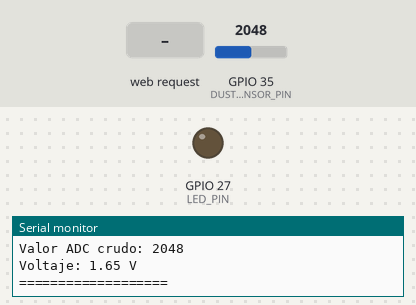
A sketch run on a simulated ESP32. Parts: output pins drawn as LEDs (lit = HIGH), the last lines printed to the serial monitor. The test bench sets the inputs (shaded band); at power-on: GPIO 35 (DUST_SENSOR_PIN) = 2048 (analog values on the 0–4095 scale). WiFi joins after 1.5 s; servers stay silent unless stated.

Above: at 4.7 s.
4.8 s: HTTP request GET /api/sensor received
At 4.88 s:
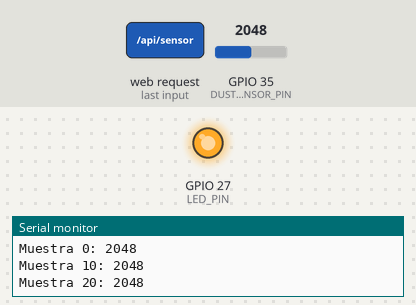
Timing chart, 0 to 7.8 s (numbered marks = the images above; inputs shaded):
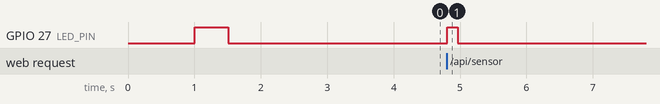

The sketch:

ESP32_GP2Y1010_DustSensor.ino
```cpp
#include <WiFi.h>
#include <WebServer.h>

// ========== CONFIGURACIÓN DE RED ==========
const char* ssid = "TU_SSID";           // Cambiar con tu red WiFi
const char* password = "TU_PASSWORD";   // Cambiar con tu contraseña

// ========== CONFIGURACIÓN DE PINES ==========
const int DUST_SENSOR_PIN = 35;  // GPIO 35 para la señal analógica del sensor
const int LED_PIN = 27;           // GPIO 27 para el LED digital

// ========== CONFIGURACIÓN DEL SENSOR ==========
const int SAMPLE_TIME = 280;      // Tiempo de lectura en ms
const int WAIT_TIME = 40;         // Tiempo de espera en ms
const float VOLTAGE_REF = 3.3;    // Voltaje de referencia del ADC (3.3V para ESP32)
const int ADC_MAX = 4095;         // Resolución máxima del ADC (12 bits)

// ========== VARIABLES GLOBALES ==========
WebServer server(80);
float dustDensity = 0.0;
float voltage = 0.0;
int rawADC = 0;
unsigned long lastDisplayTime = 0;
unsigned long lastDebugTime = 0;
const unsigned long DISPLAY_INTERVAL = 10000; // Mostrar IP cada 10 segundos
const unsigned long DEBUG_INTERVAL = 2000;    // Debug cada 2 segundos

// ========== FUNCIÓN PARA LEER EL SENSOR ==========
void readDustSensor() {
  Serial.println("\n--- Iniciando lectura del sensor ---");

  // Encender LED
  digitalWrite(LED_PIN, HIGH);
  Serial.println("LED ENCENDIDO");
  delay(10);

  // Esperar a que se estabilice
  delay(WAIT_TIME);
  Serial.print("Esperado: ");
  Serial.print(WAIT_TIME);
  Serial.println(" ms");

  // Leer múltiples muestras y promediar
  long sumValue = 0;
  int numSamples = 100;

  Serial.print("Leyendo ");
  Serial.print(numSamples);
  Serial.println(" muestras del ADC...");

  for (int i = 0; i < numSamples; i++) {
    int lectura = analogRead(DUST_SENSOR_PIN);
    sumValue += lectura;

    // Mostrar cada 10 muestras
    if (i % 10 == 0) {
      Serial.print("Muestra ");
      Serial.print(i);
      Serial.print(": ");
      Serial.println(lectura);
    }
    delay(1);
  }

  rawADC = sumValue / numSamples;

  Serial.print("Valor ADC promedio: ");
  Serial.println(rawADC);

  // Apagar LED
  digitalWrite(LED_PIN, LOW);
  Serial.println("LED APAGADO");

  // Convertir lectura ADC a voltaje
  voltage = (rawADC / (float)ADC_MAX) * VOLTAGE_REF;

  Serial.print("Voltaje calculado: ");
  Serial.print(voltage);
  Serial.println(" V");

  // Convertir voltaje a densidad de polvo (µg/m³)
  // Fórmula del fabricante: densidad = (voltage - Vref) / 0.005
  // Vref típicamente es 0.8V
  float Vref = 0.8;
  dustDensity = (voltage - Vref) / 0.005;

  Serial.print("Vref: ");
  Serial.print(Vref);
  Serial.println(" V");
  Serial.print("Densidad de polvo: ");
  Serial.print(dustDensity);
  Serial.println(" µg/m³");

  // Asegurar que no sea negativo
  if (dustDensity < 0) {
    Serial.println("Valor negativo detectado, ajustando a 0");
    dustDensity = 0;
  }

  Serial.println("--- Lectura completada ---\n");
}

// ========== PÁGINA WEB PRINCIPAL ==========
void handleRoot() {
  String html = "<!DOCTYPE html>"
    "<html lang=\"es\">"
    "<head>"
    "<meta charset=\"UTF-8\">"
    "<meta name=\"viewport\" content=\"width=device-width, initial-scale=1.0\">"
    "<title>Monitor de Polvo - GP2Y1010</title>"
    "<style>"
    "* { margin: 0; padding: 0; box-sizing: border-box; }"
    "body { font-family: 'Segoe UI', Tahoma, Geneva, Verdana, sans-serif; background: linear-gradient(135deg, #667eea 0%, #764ba2 100%); min-height: 100vh; display: flex; justify-content: center; align-items: center; padding: 20px; }"
    ".container { background: white; border-radius: 15px; box-shadow: 0 20px 60px rgba(0, 0, 0, 0.3); padding: 40px; max-width: 500px; width: 100%; }"
    "h1 { text-align: center; color: #333; margin-bottom: 10px; font-size: 28px; }"
    ".subtitle { text-align: center; color: #666; margin-bottom: 30px; font-size: 14px; }"
    ".sensor-card { background: linear-gradient(135deg, #667eea 0%, #764ba2 100%); border-radius: 10px; padding: 30px; color: white; margin-bottom: 20px; text-align: center; }"
    ".metric { margin-bottom: 20px; }"
    ".metric-label { font-size: 14px; opacity: 0.9; margin-bottom: 8px; text-transform: uppercase; letter-spacing: 1px; }"
    ".metric-value { font-size: 48px; font-weight: bold; font-family: 'Courier New', monospace; }"
    ".metric-unit { font-size: 18px; opacity: 0.9; margin-left: 8px; }"
    ".debug-box { background: #f5f5f5; border-left: 4px solid #ff9800; padding: 15px; margin-bottom: 20px; border-radius: 5px; font-family: monospace; font-size: 12px; }"
    ".debug-label { font-weight: bold; color: #333; }"
    ".debug-value { color: #666; }"
    ".info-box { background: #f5f5f5; border-left: 4px solid #667eea; padding: 15px; margin-bottom: 20px; border-radius: 5px; }"
    ".info-box-title { font-weight: bold; color: #333; margin-bottom: 5px; }"
    ".info-box-content { color: #666; font-size: 14px; line-height: 1.6; }"
    ".status-indicator { display: inline-block; width: 12px; height: 12px; border-radius: 50%; margin-right: 8px; animation: pulse 2s infinite; }"
    ".status-good { background-color: #4caf50; }"
    ".status-moderate { background-color: #ff9800; }"
    ".status-poor { background-color: #f44336; }"
    "@keyframes pulse { 0%, 100% { opacity: 1; } 50% { opacity: 0.5; } }"
    ".update-btn { width: 100%; padding: 12px; background: linear-gradient(135deg, #667eea 0%, #764ba2 100%); color: white; border: none; border-radius: 5px; font-size: 16px; cursor: pointer; transition: transform 0.2s; }"
    ".update-btn:hover { transform: translateY(-2px); }"
    ".update-btn:active { transform: translateY(0); }"
    ".last-update { text-align: center; color: #999; font-size: 12px; margin-top: 15px; }"
    ".quality-bar { width: 100%; height: 8px; background: #ddd; border-radius: 10px; margin-top: 15px; overflow: hidden; }"
    ".quality-bar-fill { height: 100%; background: linear-gradient(90deg, #4caf50, #ff9800, #f44336); width: 0%; transition: width 0.5s ease; }"
    "</style>"
    "</head>"
    "<body>"
    "<div class=\"container\">"
    "<h1>Monitor de Polvo</h1>"
    "<p class=\"subtitle\">Sensor GP2Y1010 en ESP32</p>"
    "<div class=\"sensor-card\">"
    "<div class=\"metric\">"
    "<div class=\"metric-label\">Densidad de Polvo</div>"
    "<div class=\"metric-value\" id=\"dustValue\">--</div>"
    "<div class=\"metric-unit\">µg/m³</div>"
    "</div>"
    "<div class=\"metric\">"
    "<div class=\"metric-label\">Voltaje del Sensor</div>"
    "<div style=\"font-size: 28px; font-weight: bold;\">"
    "<span id=\"voltageValue\">--</span>"
    "<span class=\"metric-unit\" style=\"font-size: 14px;\">V</span>"
    "</div>"
    "</div>"
    "</div>"
    "<div class=\"debug-box\">"
    "<div class=\"debug-label\">DEBUG - Valor ADC crudo:</div>"
    "<div class=\"debug-value\" id=\"adcValue\">0</div>"
    "<div class=\"debug-label\" style=\"margin-top: 10px;\">Estado del LED:</div>"
    "<div class=\"debug-value\" id=\"ledStatus\">Verificando...</div>"
    "</div>"
    "<div id=\"qualityStatus\" class=\"info-box\">"
    "<div class=\"info-box-title\">"
    "<span class=\"status-indicator status-good\" id=\"statusIndicator\"></span>"
    "Calidad del Aire"
    "</div>"
    "<div class=\"info-box-content\" id=\"qualityText\">Cargando datos...</div>"
    "<div class=\"quality-bar\">"
    "<div class=\"quality-bar-fill\" id=\"qualityBar\"></div>"
    "</div>"
    "</div>"
    "<button class=\"update-btn\" onclick=\"updateData()\">Actualizar Ahora</button>"
    "<div class=\"last-update\" id=\"lastUpdate\">Última actualización: --</div>"
    "</div>"
    "<script>"
    "let updateInterval;"
    "function updateData() {"
    "fetch('/api/sensor')"
    ".then(response => response.json())"
    ".then(data => {"
    "document.getElementById('dustValue').textContent = data.dust.toFixed(2);"
    "document.getElementById('voltageValue').textContent = data.voltage.toFixed(2);"
    "document.getElementById('adcValue').textContent = data.rawADC;"
    "document.getElementById('ledStatus').textContent = data.ledStatus;"
    "const now = new Date();"
    "document.getElementById('lastUpdate').textContent = 'Última actualización: ' + now.toLocaleTimeString('es-ES');"
    "updateQualityStatus(data.dust);"
    "})"
    ".catch(error => console.error('Error:', error));"
    "}"
    "function updateQualityStatus(dustValue) {"
    "let status, text, percentage, indicatorClass;"
    "if (dustValue < 50) {"
    "status = 'Excelente';"
    "text = 'La calidad del aire es excelente';"
    "percentage = (dustValue / 50) * 25;"
    "indicatorClass = 'status-good';"
    "} else if (dustValue < 100) {"
    "status = 'Bueno';"
    "text = 'La calidad del aire es buena';"
    "percentage = 25 + ((dustValue - 50) / 50) * 25;"
    "indicatorClass = 'status-good';"
    "} else if (dustValue < 150) {"
    "status = 'Moderado';"
    "text = 'La calidad del aire es moderada. Se recomienda precaución.';"
    "percentage = 50 + ((dustValue - 100) / 50) * 25;"
    "indicatorClass = 'status-moderate';"
    "} else {"
    "status = 'Pobre';"
    "text = 'La calidad del aire es pobre. Se recomienda usar mascarilla.';"
    "percentage = 75 + ((dustValue - 150) / 150) * 25;"
    "indicatorClass = 'status-poor';"
    "}"
    "const qualityText = document.getElementById('qualityText');"
    "qualityText.innerHTML = '<strong>' + status + '</strong><br>' + text;"
    "const indicator = document.getElementById('statusIndicator');"
    "indicator.className = 'status-indicator ' + indicatorClass;"
    "const bar = document.getElementById('qualityBar');"
    "bar.style.width = Math.min(percentage, 100) + '%';"
    "}"
    "window.onload = function() {"
    "updateData();"
    "updateInterval = setInterval(updateData, 5000);"
    "};"
    "window.onbeforeunload = function() {"
    "clearInterval(updateInterval);"
    "};"
    "</script>"
    "</body>"
    "</html>";

  server.send(200, "text/html; charset=utf-8", html);
}

// ========== API JSON PARA DATOS DEL SENSOR ==========
void handleSensorAPI() {
  readDustSensor();

  String ledStatus = (digitalRead(LED_PIN) == HIGH) ? "ENCENDIDO" : "APAGADO";

  String json = "{";
  json += "\"dust\":" + String(dustDensity, 2) + ",";
  json += "\"voltage\":" + String(voltage, 2) + ",";
  json += "\"rawADC\":" + String(rawADC) + ",";
  json += "\"ledStatus\":\"" + ledStatus + "\",";
  json += "\"timestamp\":" + String(millis());
  json += "}";

  server.send(200, "application/json; charset=utf-8", json);
}

// ========== CONFIGURACIÓN WIFI ==========
void setupWiFi() {
  Serial.println("\n\n========== INICIALIZANDO ESP32 ==========");
  Serial.println("Conectando a WiFi...");
  Serial.print("SSID: ");
  Serial.println(ssid);

  WiFi.mode(WIFI_STA);
  WiFi.begin(ssid, password);

  int attempts = 0;
  while (WiFi.status() != WL_CONNECTED && attempts < 20) {
    delay(500);
    Serial.print(".");
    attempts++;
  }

  Serial.println();

  if (WiFi.status() == WL_CONNECTED) {
    Serial.println("Conexion WiFi exitosa!");
    Serial.print("IP Address: ");
    Serial.println(WiFi.localIP());
    Serial.print("SSID: ");
    Serial.println(WiFi.SSID());
  } else {
    Serial.println("Error: No se pudo conectar a WiFi");
  }
}

// ========== CONFIGURACIÓN DEL SERVIDOR WEB ==========
void setupWebServer() {
  server.on("/", handleRoot);
  server.on("/api/sensor", handleSensorAPI);

  server.onNotFound([]() {
    server.send(404, "text/plain", "404 - Pagina no encontrada");
  });

  server.begin();
  Serial.println("Servidor web iniciado en el puerto 80");
}

// ========== SETUP ==========
void setup() {
  // Inicializar comunicación serial
  Serial.begin(115200);
  delay(1000);

  Serial.println("\n\n========== CONFIGURANDO PINES ==========");

  // Configurar pines
  pinMode(DUST_SENSOR_PIN, INPUT);
  pinMode(LED_PIN, OUTPUT);
  digitalWrite(LED_PIN, LOW);

  Serial.print("GPIO ");
  Serial.print(DUST_SENSOR_PIN);
  Serial.println(" configurado como INPUT");
  Serial.print("GPIO ");
  Serial.print(LED_PIN);
  Serial.println(" configurado como OUTPUT");

  // Configurar resolución del ADC
  analogReadResolution(12); // 12 bits = 0-4095
  Serial.println("ADC configurado a 12 bits (0-4095)");

  // Test inicial del LED
  Serial.println("\nTest del LED:");
  digitalWrite(LED_PIN, HIGH);
  Serial.println("LED ENCENDIDO");
  delay(500);
  digitalWrite(LED_PIN, LOW);
  Serial.println("LED APAGADO");

  // Test inicial de lectura ADC
  Serial.println("\nTest de lectura ADC:");
  for (int i = 0; i < 5; i++) {
    int valor = analogRead(DUST_SENSOR_PIN);
    Serial.print("Lectura ");
    Serial.print(i + 1);
    Serial.print(": ");
    Serial.println(valor);
    delay(100);
  }

  // Conectar a WiFi
  setupWiFi();

  // Iniciar servidor web
  setupWebServer();

  Serial.println("========== INICIALIZACION COMPLETADA ==========\n");
}

// ========== LOOP PRINCIPAL ==========
void loop() {
  // Manejar solicitudes del cliente
  server.handleClient();

  // Debug periódico
  if (millis() - lastDebugTime >= DEBUG_INTERVAL) {
    Serial.println("\n=== DEBUG PERIODICO ===");
    int testADC = analogRead(DUST_SENSOR_PIN);
    float testVoltage = (testADC / (float)ADC_MAX) * VOLTAGE_REF;
    Serial.print("Valor ADC crudo: ");
    Serial.println(testADC);
    Serial.print("Voltaje: ");
    Serial.print(testVoltage);
    Serial.println(" V");
    Serial.println("===================\n");
    lastDebugTime = millis();
  }

  // Mostrar IP periódicamente
  if (millis() - lastDisplayTime >= DISPLAY_INTERVAL) {
    if (WiFi.status() == WL_CONNECTED) {
      Serial.print("[");
      Serial.print(millis() / 1000);
      Serial.print("s] IP de la pagina web: http://");
      Serial.println(WiFi.localIP());
    } else {
      Serial.println("[!] WiFi desconectado - Intentando reconectar...");
      WiFi.reconnect();
    }
    lastDisplayTime = millis();
  }

  delay(10);
}
```

Measured:
- after the input at 4.8 s, GPIO 27 (LED_PIN): LOW → HIGH at once, → LOW 0.16 s later
